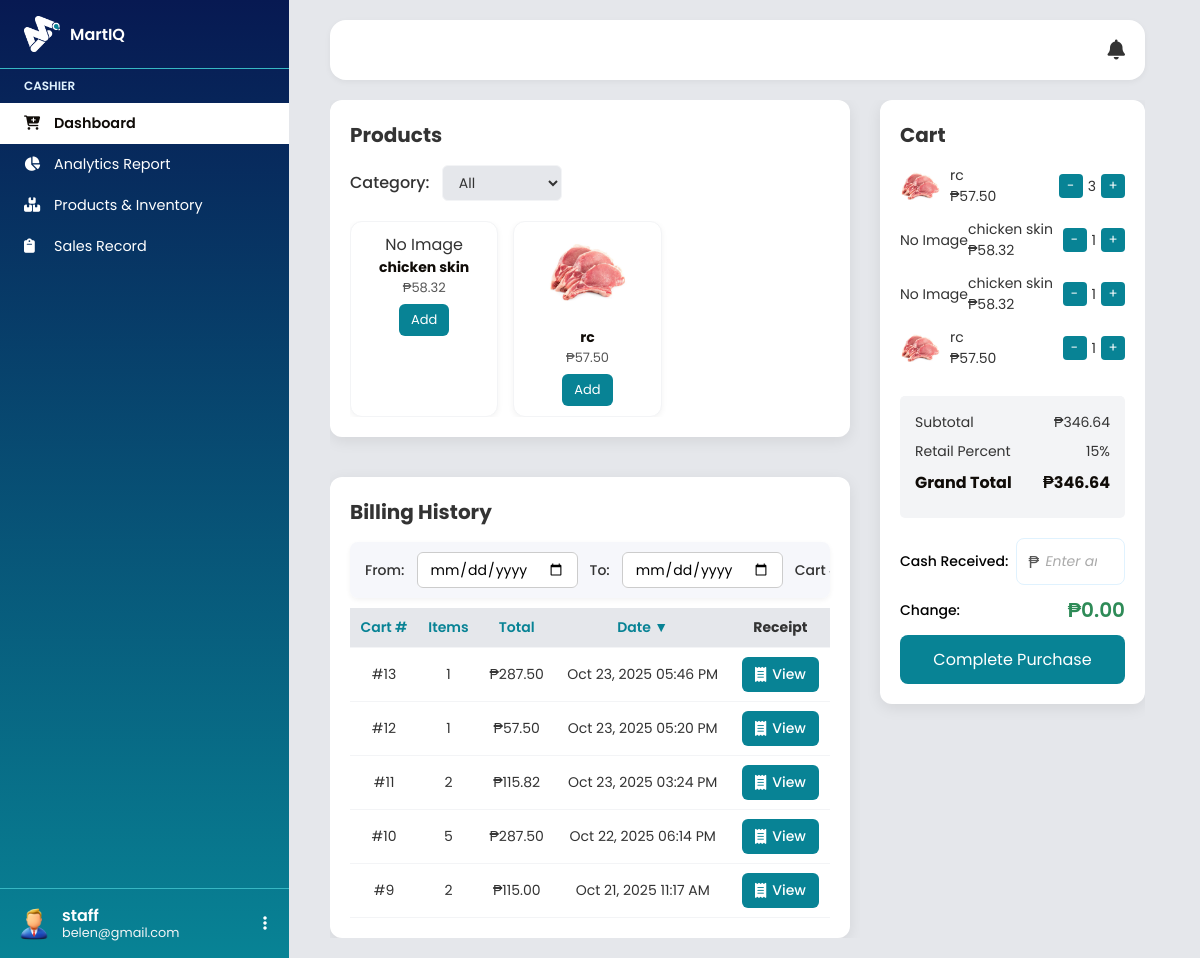
/staff/staff.php (signed in), run on the app's committed database.
### tables this page shows
CREATE TABLE `product` (
  `product_id` int(11) NOT NULL,
  `product_code` varchar(100) NOT NULL,
  `product_name` varchar(100) NOT NULL,
  `product_picture` varchar(255) NOT NULL,
  `category` int(11) DEFAULT NULL,
  `retail_id` int(11) DEFAULT NULL,
  `total_quantity` int(11) DEFAULT NULL,
  `reserved_qty` int(11) DEFAULT NULL,
  `threshold_id` int(11) DEFAULT NULL,
  `threshold` int(11) DEFAULT NULL,
  `created_at` timestamp NOT NULL DEFAULT current_timestamp(),
  `updated_at` timestamp NULL DEFAULT current_timestamp()
);

CREATE TABLE `sales` (
  `sales_id` int(11) NOT NULL,
  `total_amount` decimal(10,2) NOT NULL,
  `total_earning` decimal(10,2) NOT NULL,
  `sale_date` datetime NOT NULL DEFAULT current_timestamp(),
  `cashier_id` int(11) NOT NULL,
  `remarks` varchar(255) NOT NULL,
  `cash_received` decimal(10,2) DEFAULT NULL,
  `change_amount` decimal(10,2) DEFAULT NULL
);

CREATE TABLE `cart_items` (
  `cart_items_id` int(11) NOT NULL,
  `cart_id` int(11) NOT NULL,
  `product_id` int(11) NOT NULL,
  `qty` int(11) NOT NULL,
  `price` float NOT NULL,
  `batch_id` int(11) NOT NULL,
  `cost_price` decimal(10,2) NOT NULL,
  `earning` decimal(10,2) NOT NULL,
  `created_at` timestamp NOT NULL DEFAULT current_timestamp(),
  `updated_at` timestamp NOT NULL DEFAULT current_timestamp()
);

CREATE TABLE `carts` (
  `cart_id` int(11) NOT NULL,
  `seller` int(11) NOT NULL,
  `status` varchar(100) NOT NULL,
  `order_code` varchar(255) NOT NULL,
  `total` float NOT NULL,
  `failed_desc` varchar(255) DEFAULT NULL,
  `total_earning` decimal(10,2) NOT NULL,
  `created_at` timestamp NOT NULL DEFAULT current_timestamp(),
  `updated_at` timestamp NOT NULL DEFAULT current_timestamp()
);

CREATE TABLE `retail_variables` (
  `retail_id` int(11) NOT NULL,
  `name` varchar(255) DEFAULT NULL,
  `percent` int(11) DEFAULT NULL,
  `created_at` datetime NOT NULL DEFAULT current_timestamp(),
  `updated_at` datetime NOT NULL DEFAULT current_timestamp()
);

### staff/dashboard.php (the view, shortened to what this page needs)
<?php
include "../config.php";
$cashier_id = $_SESSION['id'];
$selected_category = $_GET['category'] ?? 'all';
$where = [];
$where_sql = $where ? "WHERE " . implode(" AND ", $where) : "";
$products = $conn->query("
    SELECT
        p.product_id,
        p.product_name,
        p.product_picture,
        p.total_quantity,
        p.reserved_qty,
        p.category,
        c.category_name,
        rv.percent AS retail_percent,
        COALESCE(ps.remaining_qty, 0) AS remaining_qty,
        COALESCE(ps.cost_price, 0) AS cost_price,
        ps.product_stock_id AS batch_id,
        ps.status AS batch_status
    FROM product p
    JOIN category c ON p.category = c.category_id
    LEFT JOIN retail_variables rv ON p.retail_id = rv.retail_id
    LEFT JOIN (
        SELECT * FROM product_stocks WHERE status = 'active' ORDER BY created_at DESC
    ) ps ON p.product_id = ps.product_id
    $where_sql
    GROUP BY p.product_id
    ORDER BY p.product_name
");
$cart = $conn->query("SELECT * FROM carts WHERE seller = '$cashier_id' AND status = 'pending' LIMIT 1")->fetch_assoc();
if (!$cart) {
    $today = date('Ymd');
    $result = $conn->query("SELECT order_code FROM carts WHERE DATE(created_at) = CURDATE() ORDER BY cart_id DESC LIMIT 1");
    $last_code = $result->fetch_assoc()['order_code'] ?? null;
    if ($last_code) {
        $parts = explode('-', $last_code);
        $seq = intval($parts[1]) + 1;
    } else {
        $seq = 1;
    }
    $order_code = $today . '-' . str_pad($seq, 4, '0', STR_PAD_LEFT);
    $conn->query("
        INSERT INTO carts (seller, status, total, total_earning, order_code, created_at, updated_at)
        VALUES ('$cashier_id', 'pending', 0, 0, '$order_code', NOW(), NOW())
    ");
    $cart_id = $conn->insert_id;
} else {
    $cart_id = $cart['cart_id'];
}
$cart_items = $conn->query("
    SELECT
        ci.cart_items_id,
        ci.qty,
        ci.price,
        p.product_name,
        p.product_picture
    FROM cart_items ci
    JOIN product p ON ci.product_id = p.product_id
    WHERE ci.cart_id = $cart_id
");
$sort_col = $_GET['sort'] ?? "c.created_at";
$sort_dir = strtoupper($_GET['dir'] ?? "DESC");
$sort_dir = $sort_dir === "ASC" ? "ASC" : "DESC";
$per_page = isset($_GET['records']) ? max(5, intval($_GET['records'])) : 5;
$page_num = max(1, intval($_GET['bpage'] ?? 1));
$offset = ($page_num - 1) * $per_page;
$billing = $conn->query("
    SELECT
        s.sales_id,
        COUNT(*) AS total_items,
        s.total_amount AS total,
        s.cash_received,
        s.change_amount,
        s.sale_date AS created_at
    FROM sales s
    JOIN sales_items si ON si.sale_id = s.sales_id
    WHERE s.cashier_id = '$cashier_id'
    GROUP BY s.sales_id
    ORDER BY s.sale_date DESC
    LIMIT $per_page OFFSET $offset
");
$retail_percent = $conn->query("
    SELECT rv.percent
    FROM cart_items ci
    JOIN product p ON ci.product_id = p.product_id
    JOIN retail_variables rv ON p.retail_id = rv.retail_id
    WHERE ci.cart_id = $cart_id
    LIMIT 1
")->fetch_assoc()['percent'] ?? 0;
$columns = [
    'c.cart_id'    => 'Cart #',
    'total_items'  => 'Items',
    'c.total'      => 'Total',
    'c.created_at' => 'Date'
];
?>
<link rel="stylesheet" href="../css/dashboard(staff).css">
<link rel="stylesheet" href="https://cdn.jsdelivr.net/npm/toastify-js/src/toastify.min.css">
<link rel="stylesheet" href="https://cdnjs.cloudflare.com/ajax/libs/font-awesome/6.4.0/css/all.min.css">
<div class="dashboard">
    <div class="dashboard-left">
        <div class="products">
            <h2>Products</h2>
            <div class="category-filter">
                <label for="categorySelect">Category:</label>
                <select id="categorySelect">
                    <option value="all" <?= $selected_category === 'all' ? 'selected' : '' ?>>All</option>
                </select>
            </div>
            <div id="product-grid" class="product-grid">
                <?php while ($p = $products->fetch_assoc()):
                    $price = $p['cost_price'] * (1 + ($p['retail_percent'] / 100));
                    $available_stock = $p['remaining_qty'] - $p['reserved_qty'];
                    $picture = $p['product_picture'] ? htmlspecialchars(basename($p['product_picture'])) : '';
                ?>
                    <div class="product-card" data-category="<?= $p['category'] ?>">
                        <?php if ($picture && file_exists("../images/$picture")): ?>
                            <img src="../images/<?= $picture ?>" alt="<?= htmlspecialchars($p['product_name']) ?>">
                        <?php else: ?>
                            <div class="no-image">No Image</div>
                        <?php endif; ?>
                        <h4><?= htmlspecialchars($p['product_name']) ?></h4>
                        <p>₱<?= number_format($price, 2) ?></p>
                        <?php if ($available_stock > 0): ?>
                            <form method="post" action="add_to_cart.php">
                                <button type="submit">Add</button>
                            </form>
                        <?php else: ?>
                            <button disabled>Out of Stock</button>
                        <?php endif; ?>
                    </div>
                <?php endwhile; ?>
            </div>
        </div>
        <div class="billing-history">
            <h2>Billing History</h2>
            <form method="get" class="billing-filter" id="billing-filter">
                <label>From:</label>
                <input type="date" name="from" value="<?= htmlspecialchars($_GET['from'] ?? '') ?>">
                <label>To:</label>
                <input type="date" name="to" value="<?= htmlspecialchars($_GET['to'] ?? '') ?>">
                <label>Cart #:</label>
            </form>
            <div id="billing-results">
                <table class="billing-table">
                    <thead>
                        <tr>
                            <?php foreach ($columns as $col => $label):
                                $indicator = ($sort_col === $col) ? ($sort_dir === 'ASC' ? '▲' : '▼') : '';
                                $new_dir = ($sort_col === $col && $sort_dir === 'ASC') ? 'DESC' : 'ASC';
                            ?>
                                <th>
                                    <a href="#" class="sort" data-col="<?= htmlspecialchars($col) ?>" data-dir="<?= htmlspecialchars($new_dir) ?>">
                                        <?= htmlspecialchars($label) ?> <?= $indicator ?>
                                    </a>
                                </th>
                            <?php endforeach; ?>
                            <th>Receipt</th>
                        </tr>
                    </thead>
                    <tbody>
                        <?php while ($b = $billing->fetch_assoc()): ?>
                            <tr>
                                <td>#<?= htmlspecialchars($b['sales_id']) ?></td>
                                <td><?= htmlspecialchars($b['total_items']) ?></td>
                                <td>₱<?= number_format($b['total'], 2) ?></td>
                                <td><?= date("M d, Y h:i A", strtotime($b['created_at'])) ?></td>
                                <td>
                                    <a href="../fpdf/receipt/receipt.php?sale_id=<?= $b['sales_id'] ?>" target="_blank"
                                        class="view-receipt">
                                        <i class="fa-solid fa-receipt"></i> View
                                    </a>
                                </td>
                            </tr>
                        <?php endwhile; ?>
                    </tbody>
                </table>
            </div>
        </div>
    </div>
    <div class="cart">
        <h2>Cart</h2>
        <div class="cart-items">
            <?php
            $subtotal = 0;
            while ($ci = $cart_items->fetch_assoc()):
                $item_price = $ci['price'];
                $line_total = $item_price * $ci['qty'];
                $subtotal += $line_total;
                $ci_picture = $ci['product_picture'] ? htmlspecialchars(basename($ci['product_picture'])) : '';
            ?>
                <div class="cart-item">
                    <?php if ($ci_picture && file_exists("../uploads/$ci_picture")): ?>
                        <img src="../uploads/<?= $ci_picture ?>" alt="<?= htmlspecialchars($ci['product_name']) ?>">
                    <?php else: ?>
                        <div class="no-image">No Image</div>
                    <?php endif; ?>
                    <div class="cart-item-info">
                        <?= htmlspecialchars($ci['product_name']) ?><br>
                        ₱<?= number_format($item_price, 2) ?>
                    </div>
                    <div class="cart-item-qty">
                        <form method="post" action="update_cart.php" style="display:inline;">
                            <button name="action" value="decrease">-</button>
                        </form>
                        <span><?= $ci['qty'] ?></span>
                        <form method="post" action="update_cart.php" style="display:inline;">
                            <button name="action" value="increase">+</button>
                        </form>
                    </div>
                </div>
            <?php endwhile; ?>
        </div>
        <div class="totals">
            <div><span>Subtotal</span><span>₱<?= number_format($subtotal, 2) ?></span></div>
            <div><span>Retail Percent</span><span><?= $retail_percent ?>%</span></div>
            <div><strong>Grand Total</strong><strong>₱<?= number_format($subtotal, 2) ?></strong></div>
        </div>
        <form id="checkout-form">
            <div class="cash-section">
                <div class="cash-group">
                    <label class="cash-label" for="cash">Cash Received:</label>
                    <div class="cash-input-wrapper">
                        <input
                            type="number"
                            name="cash"
                            id="cash"
                            class="cash-input"
                            placeholder="Enter amount received"
                            min="0"
                            step="0.01"
                            required>
                    </div>
                </div>
                <div class="change-display">
                    <span>Change:</span>
                    <span id="change" class="change-amount">₱0.00</span>
                </div>
            </div>
            <button type="submit" class="checkout-btn">Complete Purchase</button>
        </form>
    </div>
</div>

### data on the page
product: product_picture "No Image", product_name "chicken skin", price "58.32"
product: product_picture (picture), product_name "rc", price "57.50"
sales: sales_id "13", total_items "1", total_amount "287.50", sale_date "Oct 23, 2025 05:46 PM"
sales: sales_id "12", total_items "1", total_amount "57.50", sale_date "Oct 23, 2025 05:20 PM"
sales: sales_id "11", total_items "2", total_amount "115.82", sale_date "Oct 23, 2025 03:24 PM"
sales: sales_id "10", total_items "5", total_amount "287.50", sale_date "Oct 22, 2025 06:14 PM"
sales: sales_id "9", total_items "2", total_amount "115.00", sale_date "Oct 21, 2025 11:17 AM"
cart_items: product.product_picture (picture), product.product_name "rc", price "57.50", qty "3"
cart_items: shows "No Image", product.product_name "chicken skin", price "58.32", qty "1"
cart_items: shows "No Image", product.product_name "chicken skin", price "58.32", qty "1"
cart_items: product.product_picture (picture), product.product_name "rc", price "57.50", qty "1"
carts: cart_id.percent "15"

### other printed values
$_SESSION['username'] "staff"
$_SESSION['email'] "belen@gmail.com"
$label "Cart #"
$label "Items"
$label "Total"
$label "Date"
$indicator "▼"
$subtotal "346.64"
